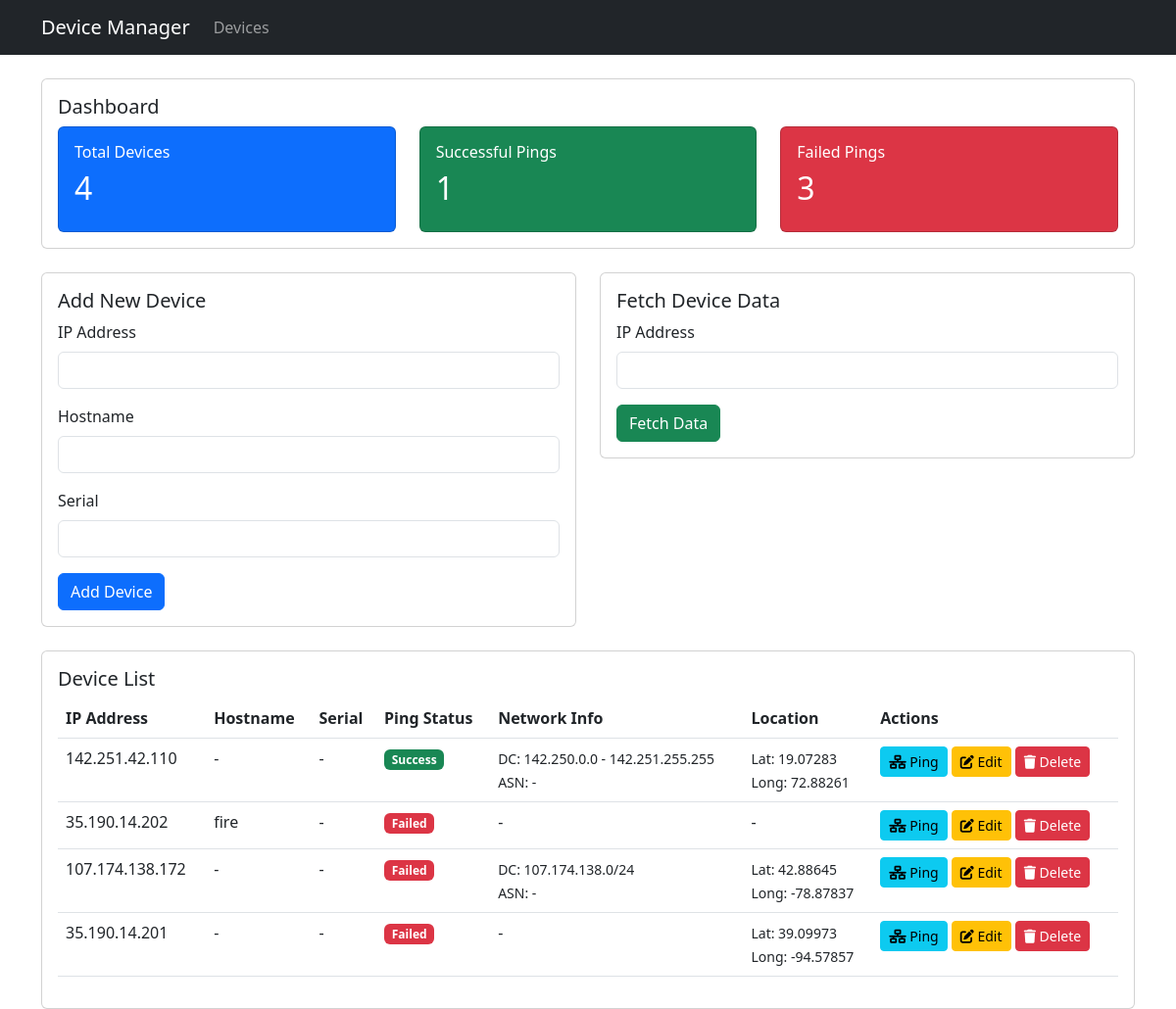
The page / on the database its author committed.
### device_manager/models.py (models this page shows, shortened)
class Device(models.Model):
    ip_address = models.CharField(max_length=15, unique=True)
    hostname = models.CharField(max_length=255, blank=True, null=True)
    serial = models.CharField(max_length=255, blank=True, null=True)
    ping_status = models.BooleanField(default=False)
    ping_output = models.TextField(blank=True, null=True)
    dc_network = models.CharField(max_length=255, blank=True, null=True)
    asn_network = models.CharField(max_length=255, blank=True, null=True)
    asn_route = models.CharField(max_length=255, blank=True, null=True)
    location_latitude = models.FloatField(blank=True, null=True)
    location_longitude = models.FloatField(blank=True, null=True)
    created_at = models.DateTimeField(default=timezone.now)
    updated_at = models.DateTimeField(auto_now=True)
    class Meta:
        ordering = ['-created_at']

### device_manager/views.py (the view)
# urls.py: path('', views.DeviceListView.as_view(), name='device-list'),
class DeviceListView(ListView):
    model = Device
    template_name = 'device_manager/device_list.html'
    context_object_name = 'devices'

### device_manager/templates/device_manager/device_list.html (shortened to what this page needs)
{% extends 'device_manager/base.html' %}
{% block content %}
<div class="row mb-4">
    <div class="col-md-12">
        <div class="card">
            <div class="card-body">
                <h5 class="card-title">Dashboard</h5>
                <div class="row">
                    <div class="col-md-4">
                        <div class="card bg-primary text-white">
                            <div class="card-body">
                                <h6 class="card-title">Total Devices</h6>
                                <h2 id="totalDevices">0</h2>
                            </div>
                        </div>
                    </div>
                    <div class="col-md-4">
                        <div class="card bg-success text-white">
                            <div class="card-body">
                                <h6 class="card-title">Successful Pings</h6>
                                <h2 id="successfulPings">0</h2>
                            </div>
                        </div>
                    </div>
                    <div class="col-md-4">
                        <div class="card bg-danger text-white">
                            <div class="card-body">
                                <h6 class="card-title">Failed Pings</h6>
                                <h2 id="failedPings">0</h2>
                            </div>
                        </div>
                    </div>
                </div>
            </div>
        </div>
    </div>
</div>
<div class="row mb-4">
    <div class="col-md-6">
        <div class="card">
            <div class="card-body">
                <h5 class="card-title">Add New Device</h5>
                <form method="post" action="{% url 'device-create' %}">
                    <div class="mb-3">
                        <label for="ip_address" class="form-label">IP Address</label>
                        <input type="text" class="form-control" id="ip_address" name="ip_address" required>
                    </div>
                    <div class="mb-3">
                        <label for="hostname" class="form-label">Hostname</label>
                        <input type="text" class="form-control" id="hostname" name="hostname">
                    </div>
                    <div class="mb-3">
                        <label for="serial" class="form-label">Serial</label>
                        <input type="text" class="form-control" id="serial" name="serial">
                    </div>
                    <button type="submit" class="btn btn-primary">Add Device</button>
                </form>
            </div>
        </div>
    </div>
    <div class="col-md-6">
        <div class="card">
            <div class="card-body">
                <h5 class="card-title">Fetch Device Data</h5>
                <form method="post" action="{% url 'fetch-device-data' %}">
                    <div class="mb-3">
                        <label for="fetch_ip_address" class="form-label">IP Address</label>
                        <input type="text" class="form-control" id="fetch_ip_address" name="ip_address" required>
                    </div>
                    <button type="submit" class="btn btn-success">Fetch Data</button>
                </form>
            </div>
        </div>
    </div>
</div>
<div class="row">
    <div class="col-md-12">
        <div class="card">
            <div class="card-body">
                <h5 class="card-title">Device List</h5>
                <div class="table-responsive">
                    <table class="table">
                        <thead>
                            <tr>
                                <th>IP Address</th>
                                <th>Hostname</th>
                                <th>Serial</th>
                                <th>Ping Status</th>
                                <th>Network Info</th>
                                <th>Location</th>
                                <th>Actions</th>
                            </tr>
                        </thead>
                        <tbody>
                            {% for device in devices %}
                            <tr>
                                <td>{{ device.ip_address }}</td>
                                <td>{{ device.hostname|default:"-" }}</td>
                                <td>{{ device.serial|default:"-" }}</td>
                                <td id="ping-status-{{ device.id }}">
                                    {% if device.ping_status %}
                                        <span class="badge bg-success">Success</span>
                                    {% else %}
                                        <span class="badge bg-danger">Failed</span>
                                    {% endif %}
                                </td>
                                <td>
                                    {% if device.dc_network or device.asn_network %}
                                    <small>
                                        DC: {{ device.dc_network|default:"-" }}<br>
                                        ASN: {{ device.asn_network|default:"-" }}
                                    </small>
                                    {% else %}
                                    -
                                    {% endif %}
                                </td>
                                <td>
                                    {% if device.location_latitude and device.location_longitude %}
                                    <small>
                                        Lat: {{ device.location_latitude }}<br>
                                        Long: {{ device.location_longitude }}
                                    </small>
                                    {% else %}
                                    -
                                    {% endif %}
                                </td>
                                <td>
                                    <button class="btn btn-sm btn-info" onclick="pingDevice('{{ device.id }}')">
                                        <i class="fas fa-network-wired"></i> Ping
                                    </button>
                                    <a href="{% url 'device-update' device.id %}" class="btn btn-sm btn-warning">
                                        <i class="fas fa-edit"></i> Edit
                                    </a>
                                    <a href="{% url 'device-delete' device.id %}" class="btn btn-sm btn-danger">
                                        <i class="fas fa-trash"></i> Delete
                                    </a>
                                </td>
                            </tr>
                            {% empty %}
                            <tr>
                                <td colspan="7" class="text-center">No devices found</td>
                            </tr>
                            {% endfor %}
                        </tbody>
                    </table>
                </div>
            </div>
        </div>
    </div>
</div>
{% endblock %}

### device_manager/templates/device_manager/base.html (shortened to what this page needs)
<!DOCTYPE html>
<html lang="en">
<head>
    <link href="https://cdn.jsdelivr.net/npm/bootstrap@5.3.0/dist/css/bootstrap.min.css" rel="stylesheet">
    <link href="https://cdnjs.cloudflare.com/ajax/libs/font-awesome/6.0.0/css/all.min.css" rel="stylesheet">
</head>
<body>
    <nav class="navbar navbar-expand-lg navbar-dark bg-dark">
        <div class="container">
            <a class="navbar-brand" href="{% url 'device-list' %}">Device Manager</a>
            <div class="collapse navbar-collapse" id="navbarNav">
                <ul class="navbar-nav">
                    <li class="nav-item">
                        <a class="nav-link" href="{% url 'device-list' %}">Devices</a>
                    </li>
                </ul>
            </div>
        </div>
    </nav>
    <div class="container mt-4">
        {% block content %}
        {% endblock %}
    </div>
</body>
</html>

### rows shown on the page
Device: ip_address "142.251.42.110", hostname "-", serial "-", ping_status "Success", dc_network "142.250.0.0 - 142.251.255.255", asn_network "-", location_latitude "19.07283", location_longitude "72.88261"
Device: ip_address "35.190.14.202", hostname "fire", serial "-", ping_status "Failed"
Device: ip_address "107.174.138.172", hostname "-", serial "-", ping_status "Failed", dc_network "107.174.138.0/24", asn_network "-", location_latitude "42.88645", location_longitude "-78.87837"
Device: ip_address "35.190.14.201", hostname "-", serial "-", ping_status "Failed", location_latitude "39.09973", location_longitude "-94.57857"
